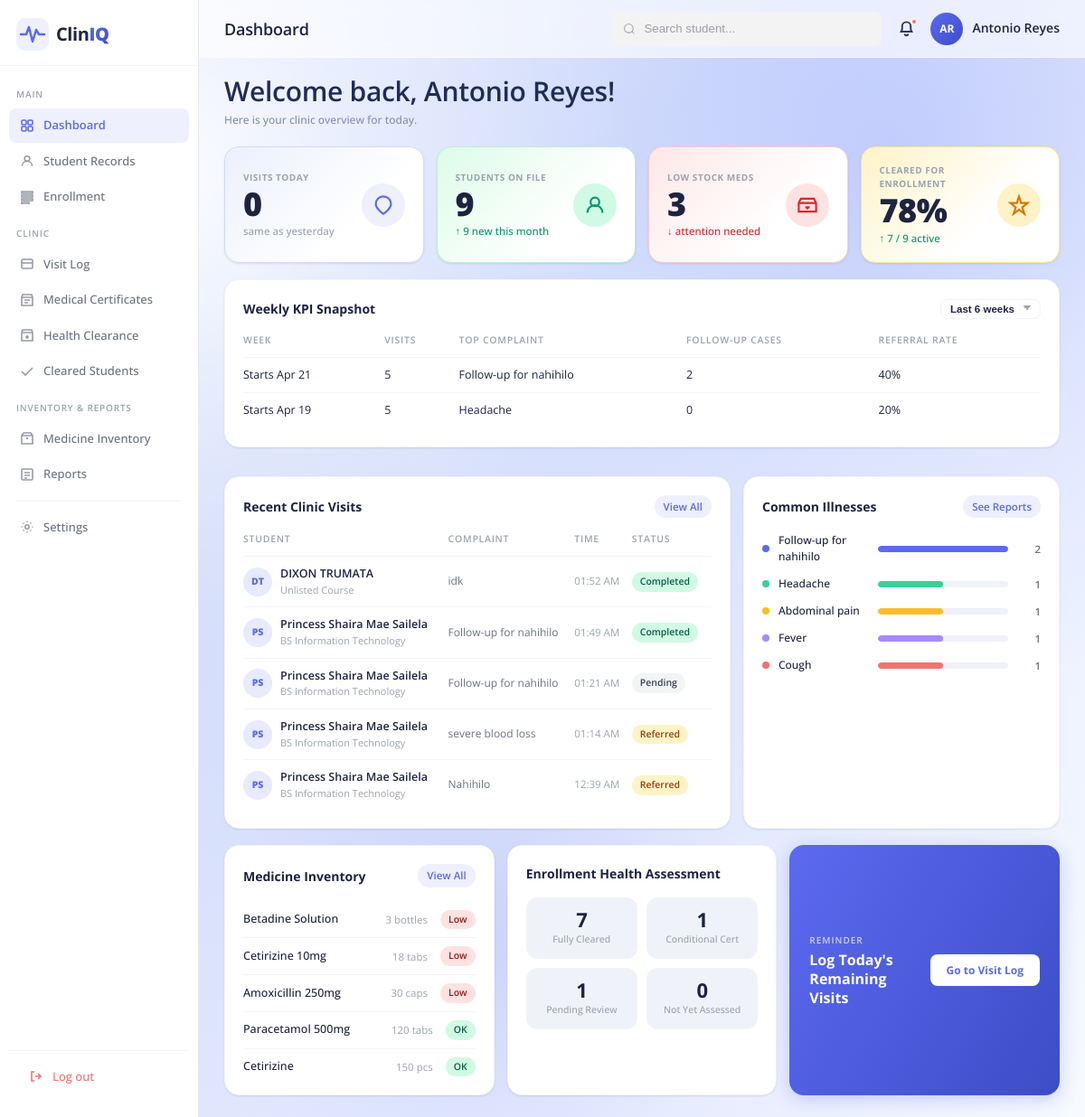
Page /modules/dashboard.php (signed in) on the committed database.
### tables this page shows
CREATE TABLE `clinic_visits` (
  `visit_id` int(11) NOT NULL,
  `student_id` int(11) NOT NULL,
  `visit_date` datetime NOT NULL DEFAULT current_timestamp(),
  `complaint` text DEFAULT NULL,
  `symptoms` text DEFAULT NULL,
  `diagnosis` text DEFAULT NULL,
  `treatment` text DEFAULT NULL,
  `visit_status` int(11) DEFAULT NULL,
  `handled_by` int(11) DEFAULT NULL,
  `notes` text DEFAULT NULL,
  `created_at` timestamp NOT NULL DEFAULT current_timestamp()
);

CREATE TABLE `students` (
  `student_id` int(11) NOT NULL,
  `student_number` varchar(20) NOT NULL,
  `first_name` varchar(50) NOT NULL,
  `middle_name` varchar(50) DEFAULT NULL,
  `last_name` varchar(50) NOT NULL,
  `gender` enum('Male','Female','Other') NOT NULL,
  `birth_date` date DEFAULT NULL,
  `contact_number` varchar(20) DEFAULT NULL,
  `address` text DEFAULT NULL,
  `course_id` int(11) DEFAULT NULL,
  `year_id` int(11) DEFAULT NULL,
  `emergency_contact` varchar(100) DEFAULT NULL,
  `email` varchar(100) DEFAULT NULL,
  `health_notes` text DEFAULT NULL,
  `status` enum('Active','Pending review','Inactive') NOT NULL DEFAULT 'Pending review',
  `created_at` timestamp NOT NULL DEFAULT current_timestamp()
);

CREATE TABLE `visit_status` (
  `status_id` int(11) NOT NULL,
  `status_name` varchar(50) NOT NULL
);

CREATE TABLE `courses` (
  `course_id` int(11) NOT NULL,
  `course_name` varchar(100) NOT NULL
);

CREATE TABLE `medicines` (
  `medicine_id` int(11) NOT NULL,
  `name` varchar(100) NOT NULL,
  `category` varchar(50) NOT NULL,
  `description` text DEFAULT NULL,
  `quantity` int(11) NOT NULL DEFAULT 0,
  `unit` varchar(30) DEFAULT NULL,
  `reorder_level` int(11) DEFAULT 10,
  `location` varchar(100) DEFAULT NULL,
  `notes` text DEFAULT NULL,
  `expiration_date` date DEFAULT NULL,
  `created_at` timestamp NOT NULL DEFAULT current_timestamp()
);

### modules/dashboard.php (the view, shortened to what the rows shown need)
<?php
require_once __DIR__ . '/../includes/functions.php';
require_once __DIR__ . '/../classes/Visit.php';
require_once __DIR__ . '/../classes/Medicine.php';
$db = new Database();
$conn = $db->connect();
$visitModel   = new Visit($conn);
$medModel     = new Medicine($conn);
$recentVisits = $visitModel->getRecent(5);
$medsSnapshot = $medModel->getLowestStock(5);
?>
<!DOCTYPE html>
<html lang="en">
<head>
  <link rel="stylesheet" href="../assets/css/dashboard.css" />
  <link rel="stylesheet" href="../assets/css/notifications_popup.css" />
</head>
<body>
<div class="app-shell">
  <div class="main-content">
    <?php include __DIR__ . '/../includes/header.php'; ?>
    <div class="dashboard-body">
      <section class="dashboard-headliner" aria-label="Dashboard heading">
        <h1>Welcome back, <?= e($_SESSION['full_name'] ?? 'User') ?>!</h1>
      </section>
      <div class="card" style="margin-bottom: 14px;">
        <table class="visit-table">
          <thead><tr><th>Week</th><th>Visits</th><th>Top Complaint</th><th>Follow-up Cases</th><th>Referral Rate</th></tr></thead>
        </table>
      </div>
      <div class="mid-row">
        <div class="card">
          <table class="visit-table">
            <thead>
              <tr>
                <th>Student</th>
                <th>Complaint</th>
                <th>Time</th>
                <th>Status</th>
              </tr>
            </thead>
            <tbody>
              <?php foreach ($recentVisits as $visit):
                $initials = strtoupper($visit['first_name'][0] . $visit['last_name'][0]);
                $statusClass = strtolower($visit['status_name']);
                $timeFormatted = date('h:i A', strtotime((string)$visit['visit_date']));
              ?>
              <tr>
                <td>
                  <div class="student-cell">
                    <div class="student-avatar" style="--av-color:#5B6AF0"><?= e($initials) ?></div>
                    <div>
                      <div class="student-name"><?= e($visit['first_name'] . ' ' . $visit['last_name']) ?></div>
                      <div class="student-grade"><?= e($visit['course_name'] ?? 'Unlisted Course') ?></div>
                    </div>
                  </div>
                </td>
                <td><span class="complaint-text"><?= e($visit['complaint']) ?></span></td>
                <td><span class="visit-time"><?= e($timeFormatted) ?></span></td>
                <td><span class="badge <?= $statusClass ?>"><?= e($visit['status_name']) ?></span></td>
              </tr>
              <?php endforeach; ?>
            </tbody>
          </table>
        </div>
      </div>
      <div class="bottom-row">
        <div class="card">
          <div>
            <?php foreach ($medsSnapshot as $med):
              $isLow = $med['quantity'] <= $med['reorder_level'];
              $badgeColor = $isLow ? '#FEE2E2' : '#D1FAE5';
              $textColor = $isLow ? '#991B1B' : '#065F46';
            ?>
            <div class="med-row">
              <span class="med-name"><?= e($med['name']) ?></span>
              <span class="med-qty"><?= (int)$med['quantity'] ?> <?= e($med['unit']) ?></span>
              <span class="badge" style="background:<?= $badgeColor ?>; color:<?= $textColor ?>"><?= $isLow ? 'Low' : 'OK' ?></span>
            </div>
            <?php endforeach; ?>
          </div>
        </div>
      </div>
    </div>
  </div>
</div>
</body>
</html>

### rows in the picture
clinic_visits: student.last_name "DT", student.last_name "DIXON TRUMATA", course_name "Unlisted Course", complaint "idk", visit_date "01:52 AM", visit_status.status_name "Completed"
clinic_visits: student.last_name "PS", student.last_name "Princess Shaira Mae Sailela", courses.course_name "BS Information Technology", complaint "Follow-up for nahihilo", visit_date "01:49 AM", visit_status.status_name "Completed"
clinic_visits: student.last_name "PS", student.last_name "Princess Shaira Mae Sailela", courses.course_name "BS Information Technology", complaint "Follow-up for nahihilo", visit_date "01:21 AM", visit_status.status_name "Pending"
clinic_visits: student.last_name "PS", student.last_name "Princess Shaira Mae Sailela", courses.course_name "BS Information Technology", complaint "severe blood loss", visit_date "01:14 AM", visit_status.status_name "Referred"
clinic_visits: student.last_name "PS", student.last_name "Princess Shaira Mae Sailela", courses.course_name "BS Information Technology", complaint "Nahihilo", visit_date "12:39 AM", visit_status.status_name "Referred"
medicines: name "Betadine Solution", quantity "3", unit "bottles", reorder_level "Low"
medicines: name "Cetirizine 10mg", quantity "18", unit "tabs", reorder_level "Low"
medicines: name "Amoxicillin 250mg", quantity "30", unit "caps", reorder_level "Low"
medicines: name "Paracetamol 500mg", quantity "120", unit "tabs", reorder_level "OK"
medicines: name "Cetirizine", quantity "150", unit "pcs", reorder_level "OK"

### other values in the picture
$resolvedPageTitle "Dashboard"
getInitials($_SESSION['full_name']) "AR"
$_SESSION['full_name'] "Antonio Reyes"
$visitsTodayCount "0"
$visitTrend['label'] "same as yesterday"
$totalStudentsCount "9"
$studentTrend['label'] "↑ 9 new this month"
$lowStockCount "3"
$clearedPercent "78"
$activeCount "7"
$wk['week_start'] "Apr 21"
$wk['total_visits'] "5"
$wk['top_complaint'] ?: 'None' "Follow-up for nahihilo"
$wk['follow_ups'] "2"
$refRate "40"
